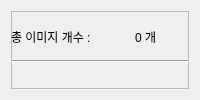
               <widget class="QWidget" name="page_home">
                <layout class="QHBoxLayout" name="horizontalLayout_9">
                 <item>
                  <widget class="QFrame" name="frame">
                   <property name="frameShape">
                    <enum>QFrame::StyledPanel</enum>
                   </property>
                   <property name="frameShadow">
                    <enum>QFrame::Raised</enum>
                   </property>
                   <widget class="QPushButton" name="btn_Right_1">
                    <property name="geometry">
                     <rect>
                      <x>750</x>
                      <y>10</y>
                      <width>41</width>
                      <height>23</height>
                     </rect>
                    </property>
                    <property name="text">
                     <string/>
                    </property>
                    <property name="icon">
                     <iconset resource="rc.qrc">
                      <normaloff>:/icon/icons/24x24/cil-media-skip-forward.png</normaloff>:/icon/icons/24x24/cil-media-skip-forward.png</iconset>
                    </property>
                   </widget>
                   <widget class="QPushButton" name="btn_Left_1">
                    <property name="geometry">
                     <rect>
                      <x>710</x>
                      <y>10</y>
                      <width>41</width>
                      <height>23</height>
                     </rect>
                    </property>
                    <property name="text">
                     <string/>
                    </property>
                    <property name="icon">
                     <iconset resource="rc.qrc">
                      <normaloff>:/icon/icons/24x24/cil-media-skip-backward.png</normaloff>:/icon/icons/24x24/cil-media-skip-backward.png</iconset>
                    </property>
                   </widget>
                   <widget class="Line" name="line_2">
                    <property name="geometry">
                     <rect>
                      <x>0</x>
                      <y>40</y>
                      <width>801</width>
                      <height>20</height>
                     </rect>
                    </property>
                    <property name="orientation">
                     <enum>Qt::Horizontal</enum>
                    </property>
                   </widget>
                   <widget class="QWidget" name="horizontalLayoutWidget_4">
                    <property name="geometry">
                     <rect>
                      <x>9</x>
                      <y>59</y>
                      <width>781</width>
                      <height>101</height>
                     </rect>
                    </property>
                    <layout class="QHBoxLayout" name="layout_ImagePreview">
                     <property name="spacing">
                      <number>1</number>
                     </property>
                     <item>
                      <widget class="QLabel" name="pic_1">
                       <property name="text">
                        <string/>
                       </property>
                      </widget>
                     </item>
                     <item>
                      <widget class="QLabel" name="pic_2">
                       <property name="text">
                        <string/>
                       </property>
                      </widget>
                     </item>
                     <item>
                      <widget class="QLabel" name="pic_3">
                       <property name="text">
                        <string/>
                       </property>
                      </widget>
                     </item>
                     <item>
                      <widget class="QLabel" name="pic_4">
                       <property name="text">
                        <string/>
                       </property>
                      </widget>
                     </item>
                     <item>
                      <widget class="QLabel" name="pic_5">
                       <property name="text">
                        <string/>
                       </property>
                      </widget>
                     </item>
                     <item>
                      <widget class="QLabel" name="pic_6">
                       <property name="text">
                        <string/>
                       </property>
                      </widget>
                     </item>
                     <item>
                      <widget class="QLabel" name="pic_7">
                       <property name="text">
                        <string/>
                       </property>
                      </widget>
                     </item>
                    </layout>
                   </widget>
                   <widget class="Line" name="line_3">
                    <property name="geometry">
                     <rect>
                      <x>0</x>
                      <y>160</y>
                      <width>801</width>
                      <height>20</height>
                     </rect>
                    </property>
                    <property name="orientation">
                     <enum>Qt::Horizontal</enum>
                    </property>
                   </widget>
                   <widget class="QWidget" name="horizontalLayoutWidget_5">
                    <property name="geometry">
                     <rect>
                      <x>10</x>
                      <y>180</y>
                      <width>781</width>
                      <height>301</height>
                     </rect>
                    </property>
                    <layout class="QHBoxLayout" name="layout_ImagePreviewZoom">
                     <property name="spacing">
                      <number>2</number>
                     </property>
                     <item>
                      <widget class="QLabel" name="pic_Zoom">
                       <property name="sizePolicy">
                        <sizepolicy hsizetype="Preferred" vsizetype="Preferred">
                         <horstretch>0</horstretch>
                         <verstretch>0</verstretch>
                        </sizepolicy>
                       </property>
                       <property name="minimumSize">
                        <size>
                         <width>0</width>
                         <height>0</height>
                        </size>
                       </property>
                       <property name="text">
                        <string/>
                       </property>
                      </widget>
                     </item>
                    </layout>
                   </widget>
                   <widget class="QWidget" name="layoutWidget">
                    <property name="geometry">
                     <rect>
                      <x>0</x>
                      <y>18</y>
                      <width>241</width>
                      <height>16</height>
                     </rect>
                    </property>
                    <layout class="QHBoxLayout" name="horizontalLayout_18">
                     <item>
                      <widget class="QLabel" name="label_14">
                       <property name="text">
                        <string>총 이미지 개수 : </string>
                       </property>
                      </widget>
                     </item>
                     <item>
                      <widget class="QLabel" name="label_total_count">
                       <property name="text">
                        <string>0 개</string>
                       </property>
                      </widget>
                     </item>
                    </layout>
                   </widget>
                   <widget class="QProgressBar" name="progressBar">
                    <property name="geometry">
                     <rect>
                      <x>440</x>
                      <y>13</y>
                      <width>251</width>
                      <height>16</height>
                     </rect>
                    </property>
                    <property name="sizePolicy">
                     <sizepolicy hsizetype="Fixed" vsizetype="Fixed">
                      <horstretch>0</horstretch>
                      <verstretch>0</verstretch>
                     </sizepolicy>
                    </property>
                    <property name="contextMenuPolicy">
                     <enum>Qt::DefaultContextMenu</enum>
                    </property>
                    <property name="maximum">
                     <number>999999</number>
                    </property>
                    <property name="value">
                     <number>0</number>
                    </property>
                    <property name="orientation">
                     <enum>Qt::Horizontal</enum>
                    </property>
                    <property name="textDirection">
                     <enum>QProgressBar::TopToBottom</enum>
                    </property>
                   </widget>
                   <zorder>layoutWidget</zorder>
                   <zorder>line_2</zorder>
                   <zorder>btn_Right_1</zorder>
                   <zorder>btn_Left_1</zorder>
                   <zorder>horizontalLayoutWidget_4</zorder>
                   <zorder>line_3</zorder>
                   <zorder>horizontalLayoutWidget_5</zorder>
                   <zorder>progressBar</zorder>
                  </widget>
                 </item>
                </layout>
               </widget>
